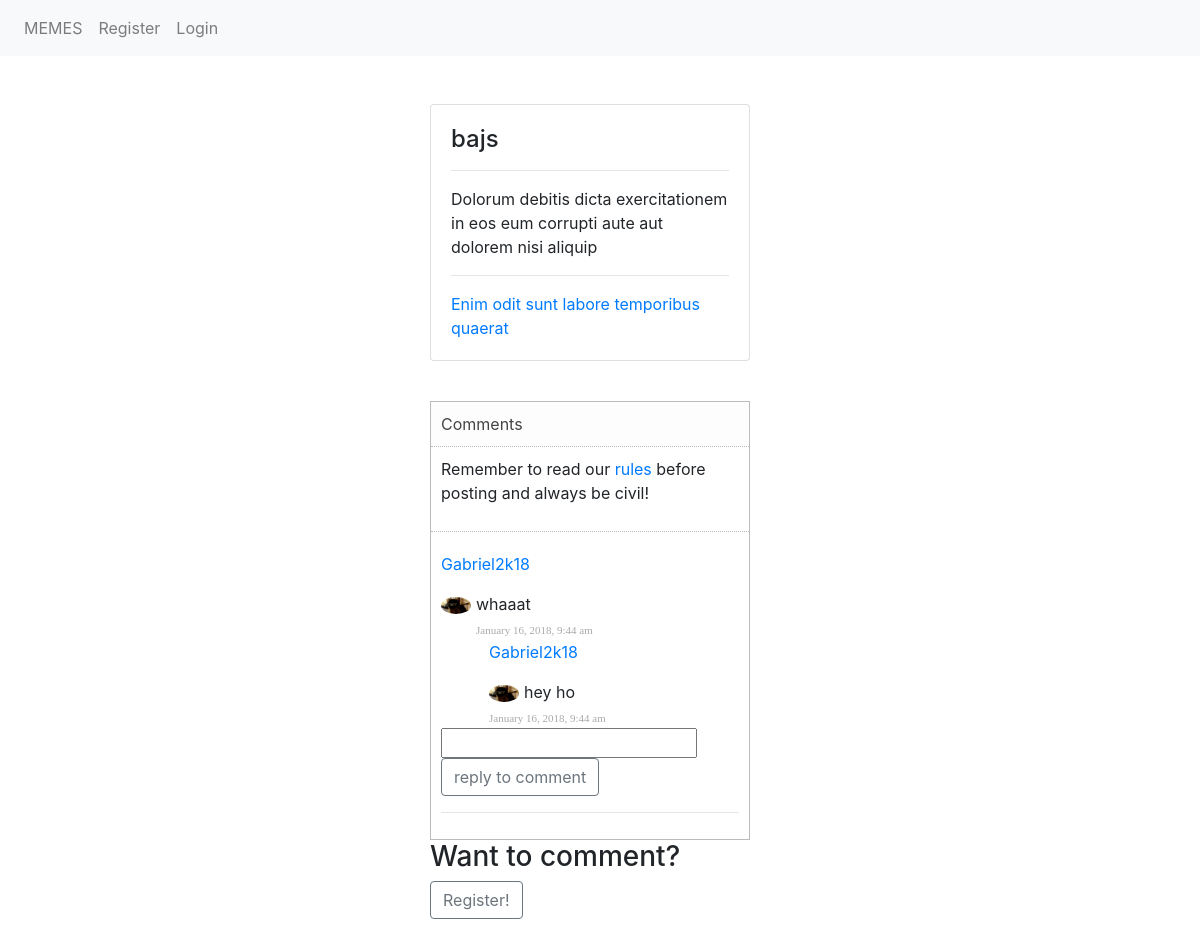
Page /comments.php?id=53 on the earlier database version.
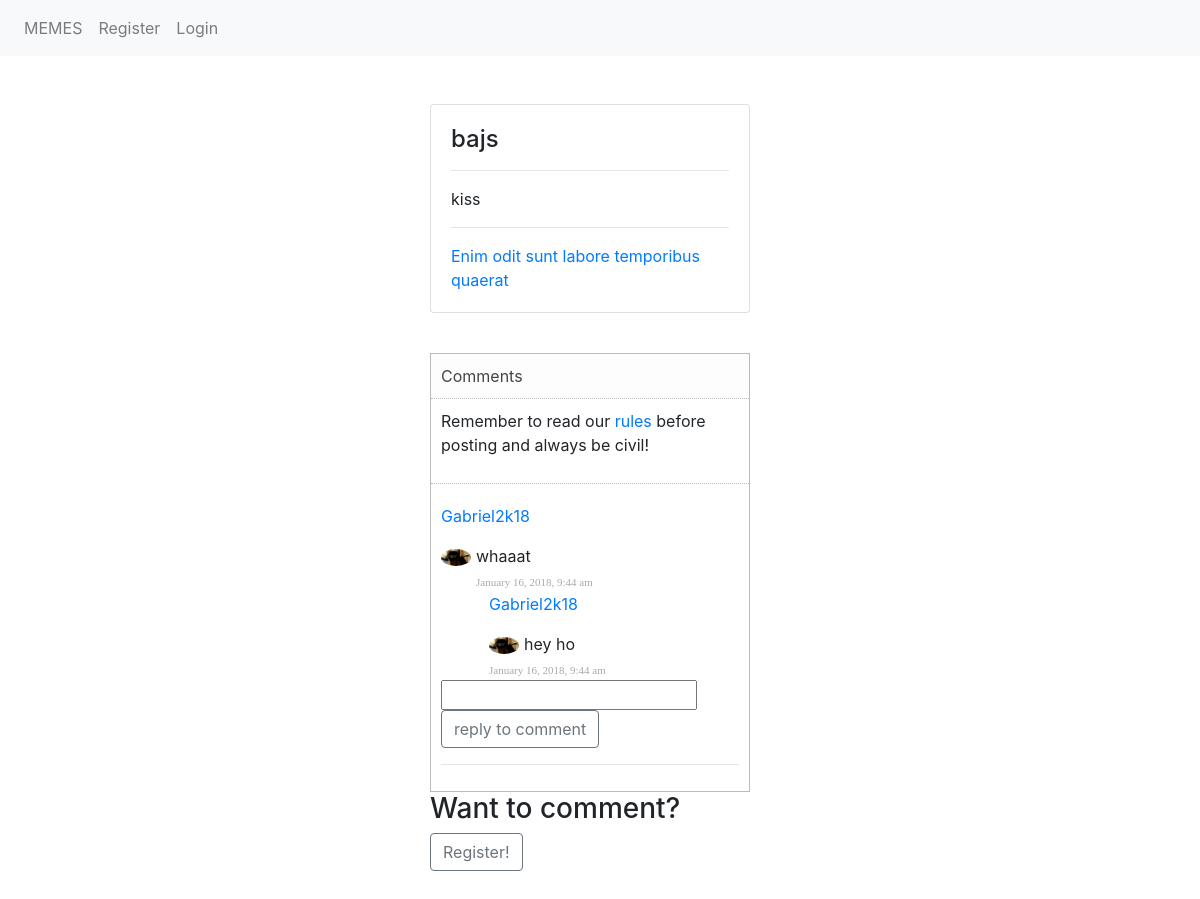
Same page on the later database version.
### tables this page shows
CREATE TABLE "POSTS" (
	`post_id`	INTEGER NOT NULL PRIMARY KEY AUTOINCREMENT,
	`title`	TEXT NOT NULL,
	`user_id`	INTEGER NOT NULL,
	`link`	TEXT,
	`post_date`	TEXT,
	`description`	TEXT
);

CREATE TABLE "COMMENTS" (
	`comment_id`	INTEGER PRIMARY KEY AUTOINCREMENT,
	`user_id`	INTEGER,
	`comment`	TEXT NOT NULL,
	`post_id`	INTEGER,
	`comment_date`	TEXT
);

CREATE TABLE "REPLY" (
	`post_id`	INTEGER,
	`user_id`	INTEGER,
	`comment_id`	INTEGER,
	`reply_id`	INTEGER PRIMARY KEY AUTOINCREMENT,
	`reply_comment`	TEXT,
	`reply_date`	TEXT
);

CREATE TABLE "USERS" (
	`ID`	INTEGER NOT NULL PRIMARY KEY AUTOINCREMENT,
	`USERNAME`	TEXT NOT NULL,
	`MAIL`	TEXT NOT NULL,
	`PASSWORD`	TEXT NOT NULL,
	`BIO`	TEXT,
	`IMAGE`	TEXT
);

### app/functions.php (called while the page is built, shortened)
<?php
function allReplies($pdo, $commentId) {
  $statement = $pdo->prepare("SELECT USERNAME, ID, IMAGE, reply_comment, reply_date
                               FROM USERS INNER JOIN REPLY
                               ON USERS.ID = REPLY.user_id
                               WHERE comment_id = '$commentId'");
  $statement->execute();
  $replyComment = $statement->fetchAll(PDO::FETCH_ASSOC);
  return $replyComment;
}
function allComments($pdo, $postId) {
  $commentTable = $pdo->prepare("SELECT USERNAME, IMAGE, comment, comment_date, comment_id, USERS.ID
                               FROM COMMENTS
                               INNER JOIN USERS
                               ON COMMENTS.user_id = USERS.ID
                               WHERE post_id = :postId
                               ORDER BY comment_id DESC");
  $commentTable->bindParam(':postId', $postId, PDO::PARAM_INT);
  $commentTable->execute();
  $comment = $commentTable->fetchAll(PDO::FETCH_ASSOC);
  return $comment;
}
function singlePost($pdo, $postId){
  $statement = $pdo->query("SELECT * FROM POSTS
                            WHERE post_id = '$postId'");
  $post = $statement->fetch(PDO::FETCH_ASSOC);
  return $post;
}

### comments.php (the view, shortened to what this page needs)
<?php
require __DIR__.'/views/header.php';
$postId = $_GET['id'];
$comment = allComments($pdo, $postId);
$post = singlePost($pdo, $postId);
?>
<div class="mx-auto col-4">
<div class="card" style="width: 20rem;">
  <div class="card-body">
    <h4 class="card-title"><?php echo $post['title'];?></h4>
    <hr>
    <p class="card-text"><?php echo $post['description'] ?></p>
    <hr>
    <a href=" <?php echo $post['link']; ?> "> <?php echo $post['link']; ?> <a/>
    </div>
  </div>
<div class="detailBox">
  <div class="titleBox">
    <label>Comments</label>
  </div>
  <div class="commentBox">
    <p class="taskDescription">Remember to read our <a href="#">rules</a> before posting and always be civil!</p>
  </div>
  <div class="actionBox">
    <ul class="commentList">
<?php foreach ($comment as $key => $allComments) { ?>
      <li>
      <a href="viewProfile.php?id=<?php echo $value['ID'] ?>"><p><?php echo $allComments['USERNAME']; ?></p></a>
        <div class="commenterImage">
          <img src="<?php
          if ($allComments['IMAGE']){
            echo "images/".$allComments['IMAGE'];
          } else {
            echo "https://s3.amazonaws.com/wll-community-production/images/no-avatar.png";
          } ?>" />
        </div>
        <div class="commentText comment">
          <p class=""><?php echo $allComments['comment'] ?></p> <span class="date sub-text"> <?php echo $allComments['comment_date'] ?></span>
        </div>
      </li>
      <?php $allReplys = allReplies($pdo, $allComments['comment_id']);
          foreach ($allReplys as $key => $value){ ?>
          <div class="ml-5 comment">
            <a href="viewProfile.php?id=<?php echo $value['ID'] ?>"><p><?php echo $value['USERNAME']; ?></p></a>
            <div class="commenterImage">
              <img src="<?php
              if ($value['IMAGE']){
                echo "images/".$value['IMAGE'];
              } else {
                echo "https://s3.amazonaws.com/wll-community-production/images/no-avatar.png";
              } ?>" />
            </div>
            <div class="commentText">
              <p class=""><?php echo $value['reply_comment'] ?></p> <span class="date sub-text"> <?php echo $value['reply_date'] ?></span>
            </div>
          </div>
            <?php } ?>
            <div class="mb-2">
              <form action="app/comments/replyComment.php" method="post">
                <input type="text" name="comment" required>
                <button class ="btn btn-outline-secondary" type="submit" name="button">reply to comment</button>
              </form>
            </div>
            <hr>
            <?php } ?>
    </ul>
  </div>
</div>
<?php if (!isset($_SESSION['user'])){
    ?><h3>Want to comment?</h3> <?php
    ?><a href="register.php"> <button class="btn btn-outline-secondary" type="button" name="button">Register!</button> </a>
    <?php } ?>
</div>
<?php
require __DIR__.'/views/footer.php'; ?>

### views/header.php (shortened to what this page needs)
<!DOCTYPE html>
<html lang="en">
<head>
    <link rel="stylesheet" href="assets/styles/main.css">
    <link rel="stylesheet" href="https://maxcdn.bootstrapcdn.com/bootstrap/4.0.0-beta.2/css/bootstrap.min.css">
</head>
<body>
    <?php require __DIR__.'/navigation.php'; ?>
    <div class="container py-5">

### views/navigation.php (shortened to what this page needs)
<nav class="navbar navbar-expand-lg navbar-light bg-light">
    <ul class="navbar-nav">
        <li class="nav-item">
          <a class="nav-link" href="/memes.php">MEMES</a>
        </li>
        <li class="nav-item">
          <?php if (!isset($_SESSION['user'])): ?>
            <a class="nav-link <?php echo $_SERVER['SCRIPT_NAME'] === '/register.php' ? 'active' : ''; ?>" href="/register.php">Register</a>
          <?php endif; ?>
        </li>
        <li class="nav-item">
            <?php if (isset($_SESSION['user'])): ?>
                <a class="nav-link" href="/app/auth/logout.php">Logout</a>
            <?php else: ?>
                <a class="nav-link <?php echo $_SERVER['SCRIPT_NAME'] === '/login.php' ? 'active' : ''; ?>" href="login.php">Login</a>
            <?php endif; ?>
        </li>
    </ul>
</nav>

### views/footer.php (shortened to what this page needs)
    </div>
</body>
</html>

### assets/styles/main.css (style rules this page uses)
.detailBox { width:320px; border:1px solid #bbb; margin-top: 40px; }
.titleBox { background-color:#fdfdfd; padding:10px; }
.titleBox label { color:#444; margin:0; display:inline-block; }
.commentBox { padding:10px; border-top:1px dotted #bbb; }
.taskDescription { margin-top:10px 0; }
.commentList { padding:0; list-style:none; }
.commentList li { margin:0; margin-top:10px; }
.commentList li > div { display:table-cell; }
.commenterImage { width:30px; margin-right:5px; height:100%; float:left; }
.commenterImage img { width:100%; border-radius:50%; }
.commentText p { margin:0; }
.sub-text { color:#aaa; font-family:verdana; font-size:11px; }
.actionBox { border-top:1px dotted #bbb; padding:10px; }

Differences in the rows shown:
changed posts "bajs": description "Dolorum debitis dicta exercitationem in eos eum corrupti aute aut dolorem nisi aliquip" → "kiss"
